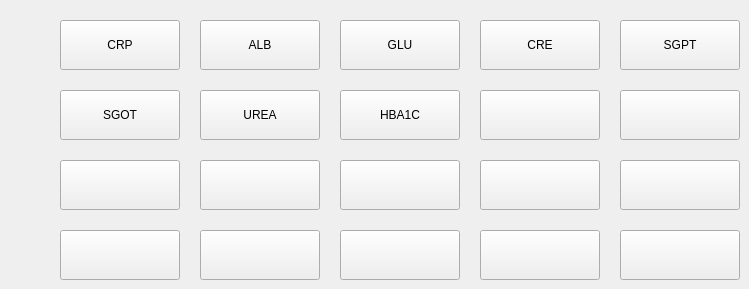
      <widget class="QWidget" name="tab_14">
       <attribute name="title">
        <string>Page 1</string>
       </attribute>
       <widget class="QPushButton" name="pushButton_206">
        <property name="geometry">
         <rect>
          <x>60</x>
          <y>230</y>
          <width>120</width>
          <height>50</height>
         </rect>
        </property>
        <property name="text">
         <string/>
        </property>
       </widget>
       <widget class="QPushButton" name="pushButton_207">
        <property name="geometry">
         <rect>
          <x>620</x>
          <y>20</y>
          <width>120</width>
          <height>50</height>
         </rect>
        </property>
        <property name="text">
         <string>SGPT</string>
        </property>
       </widget>
       <widget class="QPushButton" name="pushButton_208">
        <property name="geometry">
         <rect>
          <x>480</x>
          <y>230</y>
          <width>120</width>
          <height>50</height>
         </rect>
        </property>
        <property name="text">
         <string/>
        </property>
       </widget>
       <widget class="QPushButton" name="pushButton_209">
        <property name="geometry">
         <rect>
          <x>60</x>
          <y>90</y>
          <width>120</width>
          <height>50</height>
         </rect>
        </property>
        <property name="text">
         <string>SGOT</string>
        </property>
       </widget>
       <widget class="QPushButton" name="pushButton_210">
        <property name="geometry">
         <rect>
          <x>340</x>
          <y>20</y>
          <width>120</width>
          <height>50</height>
         </rect>
        </property>
        <property name="text">
         <string>GLU</string>
        </property>
       </widget>
       <widget class="QPushButton" name="pushButton_211">
        <property name="geometry">
         <rect>
          <x>200</x>
          <y>20</y>
          <width>120</width>
          <height>50</height>
         </rect>
        </property>
        <property name="text">
         <string>ALB</string>
        </property>
       </widget>
       <widget class="QPushButton" name="pushButton_212">
        <property name="geometry">
         <rect>
          <x>340</x>
          <y>160</y>
          <width>120</width>
          <height>50</height>
         </rect>
        </property>
        <property name="text">
         <string/>
        </property>
       </widget>
       <widget class="QPushButton" name="pushButton_213">
        <property name="geometry">
         <rect>
          <x>620</x>
          <y>160</y>
          <width>120</width>
          <height>50</height>
         </rect>
        </property>
        <property name="text">
         <string/>
        </property>
       </widget>
       <widget class="QPushButton" name="pushButton_214">
        <property name="geometry">
         <rect>
          <x>200</x>
          <y>160</y>
          <width>120</width>
          <height>50</height>
         </rect>
        </property>
        <property name="text">
         <string/>
        </property>
       </widget>
       <widget class="QPushButton" name="pushButton_215">
        <property name="geometry">
         <rect>
          <x>200</x>
          <y>90</y>
          <width>120</width>
          <height>50</height>
         </rect>
        </property>
        <property name="text">
         <string>UREA</string>
        </property>
       </widget>
       <widget class="QPushButton" name="pushButton_216">
        <property name="geometry">
         <rect>
          <x>620</x>
          <y>90</y>
          <width>120</width>
          <height>50</height>
         </rect>
        </property>
        <property name="text">
         <string/>
        </property>
       </widget>
       <widget class="QPushButton" name="pushButton_217">
        <property name="geometry">
         <rect>
          <x>200</x>
          <y>230</y>
          <width>120</width>
          <height>50</height>
         </rect>
        </property>
        <property name="text">
         <string/>
        </property>
       </widget>
       <widget class="QPushButton" name="pushButton_218">
        <property name="geometry">
         <rect>
          <x>480</x>
          <y>160</y>
          <width>120</width>
          <height>50</height>
         </rect>
        </property>
        <property name="text">
         <string/>
        </property>
       </widget>
       <widget class="QPushButton" name="pushButton_219">
        <property name="geometry">
         <rect>
          <x>620</x>
          <y>230</y>
          <width>120</width>
          <height>50</height>
         </rect>
        </property>
        <property name="text">
         <string/>
        </property>
       </widget>
       <widget class="QPushButton" name="pushButton_220">
        <property name="geometry">
         <rect>
          <x>480</x>
          <y>90</y>
          <width>120</width>
          <height>50</height>
         </rect>
        </property>
        <property name="text">
         <string/>
        </property>
       </widget>
       <widget class="QPushButton" name="pushButton_221">
        <property name="geometry">
         <rect>
          <x>480</x>
          <y>20</y>
          <width>120</width>
          <height>50</height>
         </rect>
        </property>
        <property name="text">
         <string>CRE</string>
        </property>
       </widget>
       <widget class="QPushButton" name="pushButton_222">
        <property name="geometry">
         <rect>
          <x>60</x>
          <y>20</y>
          <width>120</width>
          <height>50</height>
         </rect>
        </property>
        <property name="text">
         <string>CRP</string>
        </property>
       </widget>
       <widget class="QPushButton" name="pushButton_223">
        <property name="geometry">
         <rect>
          <x>340</x>
          <y>90</y>
          <width>120</width>
          <height>50</height>
         </rect>
        </property>
        <property name="text">
         <string>HBA1C</string>
        </property>
       </widget>
       <widget class="QPushButton" name="pushButton_224">
        <property name="geometry">
         <rect>
          <x>60</x>
          <y>160</y>
          <width>120</width>
          <height>50</height>
         </rect>
        </property>
        <property name="text">
         <string/>
        </property>
       </widget>
       <widget class="QPushButton" name="pushButton_225">
        <property name="geometry">
         <rect>
          <x>340</x>
          <y>230</y>
          <width>120</width>
          <height>50</height>
         </rect>
        </property>
        <property name="text">
         <string/>
        </property>
       </widget>
      </widget>
